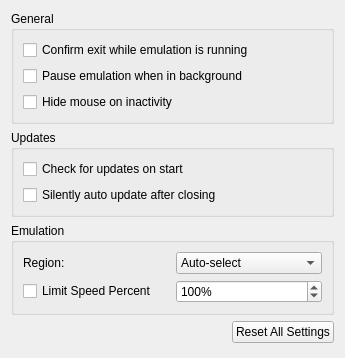
<?xml version="1.0" encoding="UTF-8"?>
<!-- Modified for Cara on 2026-11-12; see NOTICE for attribution. -->
<ui version="4.0">
 <class>ConfigureGeneral</class>
 <widget class="QWidget" name="ConfigureGeneral">
  <property name="geometry">
   <rect>
    <x>0</x>
    <y>0</y>
    <width>345</width>
    <height>358</height>
   </rect>
  </property>
  <property name="windowTitle">
   <string>Form</string>
  </property>
  <layout class="QHBoxLayout" name="horizontalLayout">
   <item>
    <layout class="QVBoxLayout" name="verticalLayout">
     <item>
      <widget class="QGroupBox" name="groupBox">
       <property name="title">
        <string>General</string>
       </property>
       <layout class="QVBoxLayout" name="verticalLayout_5">
        <item>
         <widget class="QCheckBox" name="toggle_check_exit">
          <property name="text">
           <string>Confirm exit while emulation is running</string>
          </property>
         </widget>
        </item>
        <item>
         <widget class="QCheckBox" name="toggle_background_pause">
          <property name="text">
           <string>Pause emulation when in background</string>
          </property>
         </widget>
        </item>
        <item>
         <widget class="QCheckBox" name="toggle_hide_mouse">
          <property name="text">
           <string>Hide mouse on inactivity</string>
          </property>
         </widget>
        </item>
       </layout>
      </widget>
     </item>
     <item>
      <widget class="QGroupBox" name="updateBox">
       <property name="title">
        <string>Updates</string>
       </property>
       <layout class="QVBoxLayout" name="verticalLayout_4">
        <item>
         <widget class="QCheckBox" name="toggle_update_check">
          <property name="text">
           <string>Check for updates on start</string>
          </property>
         </widget>
        </item>
        <item>
         <widget class="QCheckBox" name="toggle_auto_update">
          <property name="text">
           <string>Silently auto update after closing</string>
          </property>
         </widget>
        </item>
       </layout>
      </widget>
     </item>
     <item>
      <widget class="QGroupBox" name="groupBox_4">
       <property name="title">
        <string>Emulation</string>
       </property>
       <layout class="QGridLayout" name="gridLayout">
        <item row="1" column="0">
         <widget class="QCheckBox" name="toggle_frame_limit">
          <property name="text">
           <string>Limit Speed Percent</string>
          </property>
         </widget>
        </item>
        <item row="0" column="0">
         <widget class="QLabel" name="label">
          <property name="text">
           <string>Region:</string>
          </property>
         </widget>
        </item>
        <item row="0" column="1">
         <widget class="QComboBox" name="region_combobox">
          <item>
           <property name="text">
            <string>Auto-select</string>
           </property>
          </item>
          <item>
           <property name="text">
            <string notr="true">JPN</string>
           </property>
          </item>
          <item>
           <property name="text">
            <string notr="true">USA</string>
           </property>
          </item>
          <item>
           <property name="text">
            <string notr="true">EUR</string>
           </property>
          </item>
          <item>
           <property name="text">
            <string notr="true">AUS</string>
           </property>
          </item>
          <item>
           <property name="text">
            <string notr="true">CHN</string>
           </property>
          </item>
          <item>
           <property name="text">
            <string notr="true">KOR</string>
           </property>
          </item>
          <item>
           <property name="text">
            <string notr="true">TWN</string>
           </property>
          </item>
         </widget>
        </item>
        <item row="1" column="1">
         <widget class="QSpinBox" name="frame_limit">
          <property name="suffix">
           <string>%</string>
          </property>
          <property name="minimum">
           <number>1</number>
          </property>
          <property name="maximum">
           <number>9999</number>
          </property>
          <property name="value">
           <number>100</number>
          </property>
         </widget>
        </item>
       </layout>
      </widget>
     </item>
     <item alignment="Qt::AlignRight">
      <widget class="QPushButton" name="button_reset_defaults">
       <property name="text">
        <string>Reset All Settings</string>
       </property>
      </widget>
     </item>
     <item>
      <spacer name="verticalSpacer">
       <property name="orientation">
        <enum>Qt::Vertical</enum>
       </property>
       <property name="sizeHint" stdset="0">
        <size>
         <width>20</width>
         <height>40</height>
        </size>
       </property>
      </spacer>
     </item>
    </layout>
   </item>
  </layout>
 </widget>
 <resources/>
 <connections/>
</ui>
